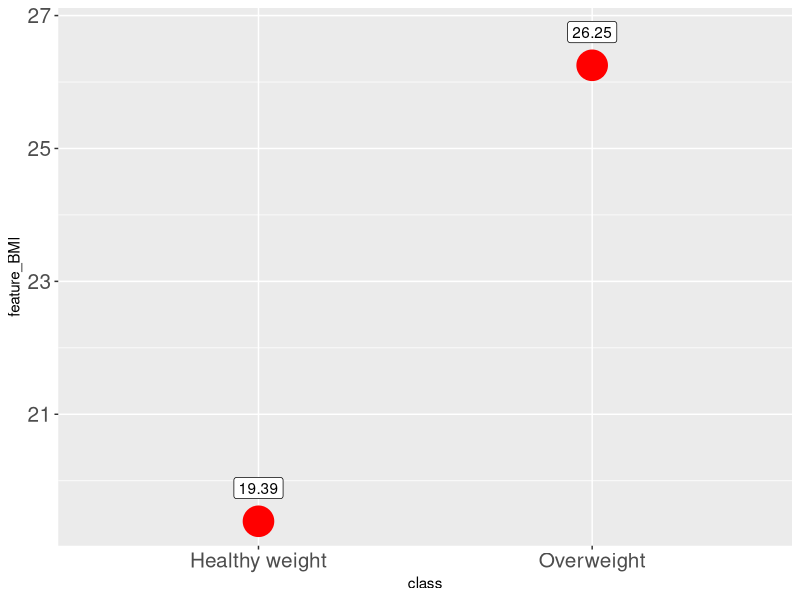
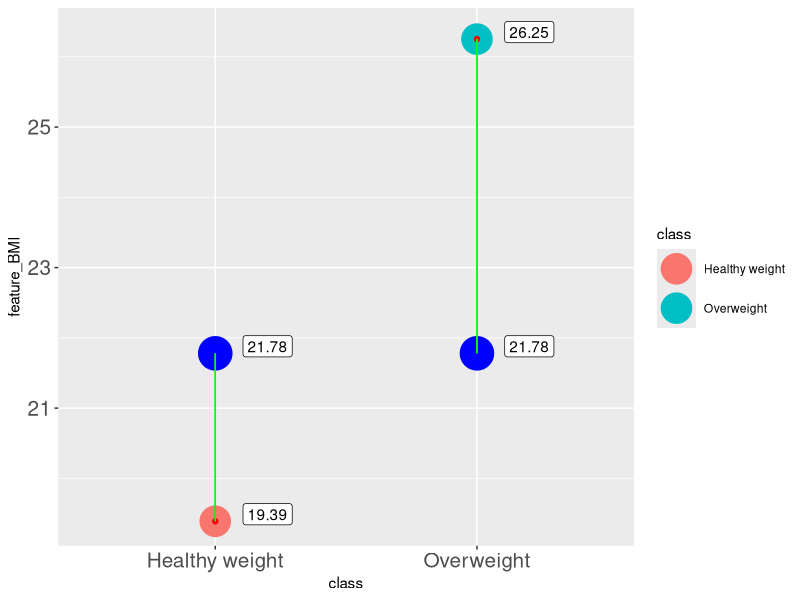
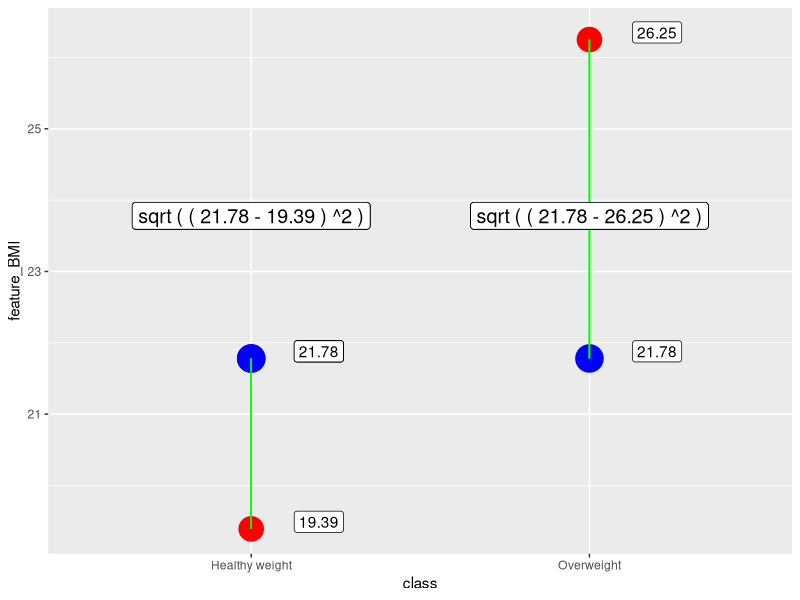
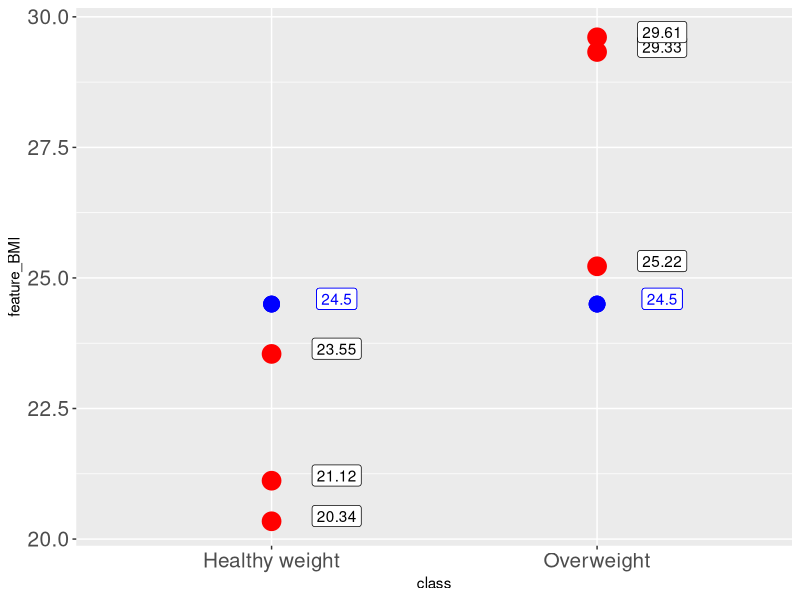
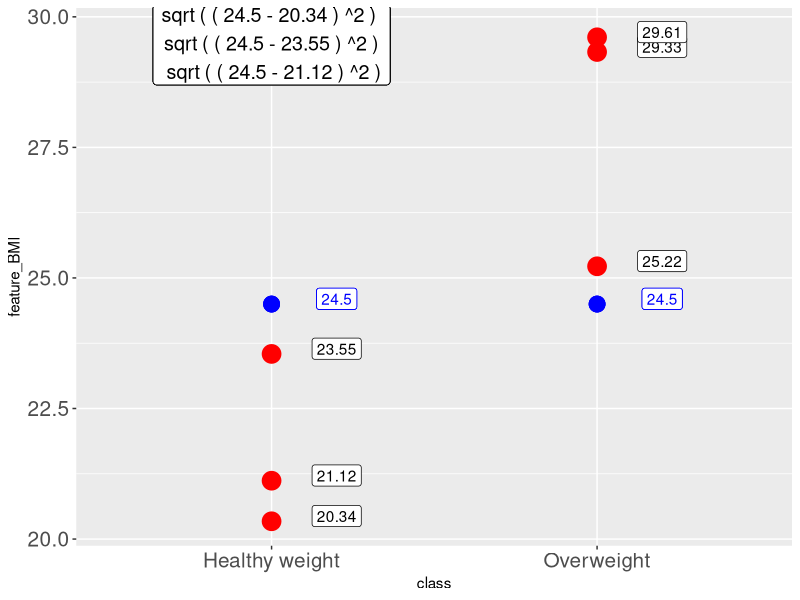
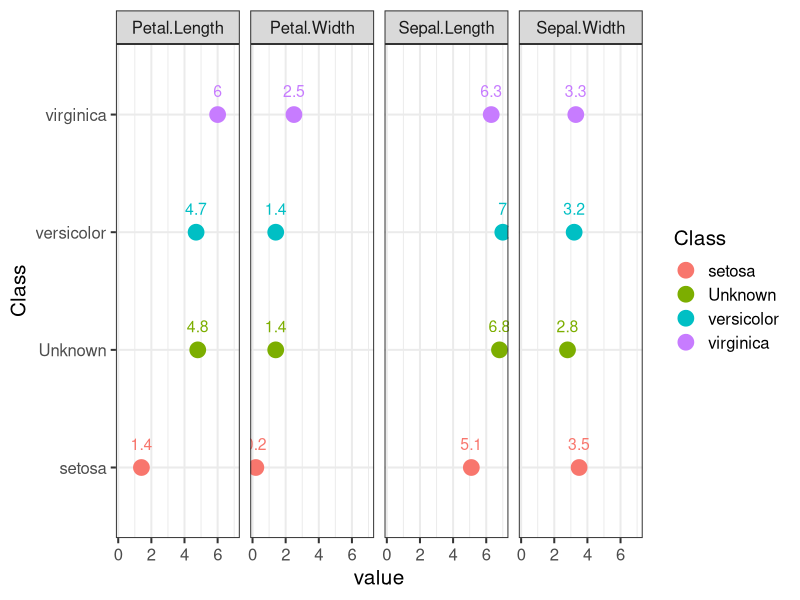

The R source for these figures, in order: (Note: this script raises an error after producing the figures.)


library(dplyr)   # data wrangling
library(tidyr)   # data wrangling
library(tibble)  # data wrangling
library(ggplot2) # visuals
library(class)   # model building



#######################  PART_1

# data frame with 2 records
sample_1<-data.frame(  feature_BMI=c( runif(1,18.5,24.9),
                                      runif(1, 25.0,29.9)),
                       class=c( "Healthy weight","Overweight" ),
                       row.names=c("inst_1  ","inst_2  ")   )
# inspect data set
View(sample_1)

# visualise dataset
ggplot2::ggplot(data=sample_1,aes(y= feature_BMI ,x=class))+
  geom_point(col="red",cex=10)+
  geom_label(aes(label=round(feature_BMI,2)  ),nudge_y = 0.5 )+
  theme(axis.text=element_text(size=15) )

#  generate random point without known class
set.seed(123)
new_point<-runif(1,18.5,29.9) %>% round(2)

# visualise both classified and unclassified records
ggplot2::ggplot(data=sample_1,aes(y= feature_BMI ,x=class))+
  geom_point(aes(col=class),cex=10)+
  geom_label(aes(label=round(feature_BMI,2)  ),nudge_y = 0.1,nudge_x=0.2 )+
  geom_point(col="red")+geom_point(aes(y=new_point),col="blue",cex=11) +
  geom_segment(x="Healthy weight",y=new_point,xend = "Healthy weight", yend = sample_1$feature_BMI[1],
               color="green")+
  geom_segment(x="Overweight",y=new_point,xend = "Overweight", yend = sample_1$feature_BMI[2],
               color="green")+
  geom_label(aes(label=round(new_point,2),x=class,y=new_point  ),nudge_y = 0.1,nudge_x=0.2 )+
  theme(axis.text=element_text(size=15) )

# Euclidean distance
dist_1<- sqrt( (new_point-sample_1$feature_BMI[1])^2 )
dist_2<- sqrt( (new_point-sample_1$feature_BMI[2])^2 )

# Absolute difference
abs( new_point-sample_1$feature_BMI[1] )
abs( new_point-sample_1$feature_BMI[2] )

# Add column with Euclidean distance
sample_1<-sample_1 %>% 
         dplyr::mutate(Eu_Dist=sqrt( (new_point-feature_BMI)^2 ))

# Add row with unknown class
sample_1<-sample_1 %>%
  dplyr::bind_rows( tibble(feature_BMI=new_point,class=NA,Eu_Dist=NA) )
row.names(sample_1)[3]<-3

# Find index of smallest Euclidean distance
sample_1$class[3]<-sample_1$class[ which.min(sample_1$Eu_Dist) ] 

# use knn function to classify row
class::knn( train=sample_1[c(1,2),1], # define features of training set 
            test=new_point, # define value we need to classify
            cl=sample_1[c(1,2),2], # define classes of training set
            k=1 ) # define neighbours to consider


ggplot(data=sample_1,aes(y= feature_BMI ,x=class))+
  geom_point(col="red",cex=8)+
  geom_label(aes(label=round(feature_BMI,2)  ),nudge_y = 0.1,nudge_x=0.2 )+
  geom_point(col="red")+geom_point(aes(y=new_point),col="blue",cex=9) +
  geom_segment(x="Healthy weight",y=new_point,xend = "Healthy weight", yend = sample_1$feature_BMI[1],
               color="green")+
  geom_segment(x="Overweight",y=new_point,xend = "Overweight", yend = sample_1$feature_BMI[2],
               color="green")+
  geom_label(aes(label=round(new_point,2),x=class,y=new_point  ),nudge_y = 0.1,nudge_x=0.2 )+
  geom_label(aes(label=paste( "sqrt","(","(",round(new_point,2),"-",
                              round(feature_BMI[1],2) ,")","^2",")"),
                 x="Healthy weight",y=new_point  ),nudge_y = 2,nudge_x=0,size=5 )+
  geom_label(aes(label=paste( "sqrt","(","(",round(new_point,2),"-",
                              round(feature_BMI[2],2) ,")","^2",")"),
                 x="Overweight",y=new_point  ),nudge_y = 2,nudge_x=0,size=5 )





#########################  PART_2

set.seed(123)
sample_3<-data.frame(  feature_BMI=c( runif(3,18.5,24.9),
                                      runif(3, 25.0,29.9)),
                       class=c( rep("Healthy weight",3),rep("Overweight",3) ) )

new_point<-24.5

ggplot(data=sample_3,aes(y= feature_BMI ,x=class))+
  geom_point(col="red",cex=6)+
  geom_label(aes(label=round(feature_BMI,2)  ),nudge_y = 0.1,nudge_x=0.2 )+
  geom_point(col="red")+geom_point(aes(y=new_point),col="blue",cex=5) +
  geom_label(aes(label=round(new_point,2),x=class,y=new_point  ),nudge_y = 0.1,nudge_x=0.2,color="blue" )+
  theme(axis.text=element_text(size=15) )

sample_3<-sample_3 %>% dplyr::mutate(Eu_Dist=sqrt( (new_point-feature_BMI)^2 ))

ggplot2::ggplot(data=sample_3,aes(y= feature_BMI ,x=class))+
  geom_point(col="red",cex=6)+
  geom_label(aes(label=round(feature_BMI,2)  ),nudge_y = 0.1,nudge_x=0.2 )+
  geom_point(col="red")+geom_point(aes(y=new_point),col="blue",cex=5) +
  geom_label(aes(label=round(new_point,2),x=class,y=new_point  ),nudge_y = 0.1,nudge_x=0.2,color="blue" )+
  geom_label(aes(label=paste("sqrt","(","(",round(new_point,2),"-",round(feature_BMI[1],2) ,")","^2",")","\n",
                             "sqrt","(","(",round(new_point,2),"-",round(feature_BMI[2],2) ,")","^2",")","\n",
                             "sqrt","(","(",round(new_point,2),"-",round(feature_BMI[3],2) ,")","^2",")"),
                 x="Healthy weight",y=new_point  ),nudge_y = 5,nudge_x=0,size=5 )+
  theme(axis.text=element_text(size=15) )

sample_3 <-sample_3 %>% dplyr::arrange(Eu_Dist) %>% dplyr::slice(1:3)

table(sample_3$class) # distribution of each unique value 
prop.table( table(sample_3$class) ) # probability of each unique value


# Solution with knn function
class::knn( train=sample_3[,1],
            test=new_point,
            cl=sample_3[,2],
            k=3, 
            prob=TRUE )




################## PART 3


sample_4<-iris
View(sample_4)

# summary() produces summary statistics for selected columns
summary(sample_4[,-5])
tibble::glimpse(sample_4)


# select row we want to predict with sample() function
set.seed(321)
loc<-sample(1:nrow(sample_4),1 ) # randomly generate index
test_row_1<-sample_4[ loc[1]   , -5  ] # store 1 record as test set
test_row_cl<-sample_4[ loc[1]   , 5  ] # store actual class for test record

# what classes are available 
sample_4$Species %>% unique()


# group data by Class and take 1 sample from each group
train_row_3<-sample_4[-loc,] %>% dplyr::group_by(Species) %>%
  slice(1)

train_row_3
test_row_1

# convert train_row_3 and test_row_1 to long format
# Transformation is requred 
# to apply ggplot with facets
gg_train<-train_row_3 %>% tidyr::pivot_longer(Sepal.Length:Petal.Width ,
                                              names_to="Feature") %>%
  rename("Class"="Species")  

gg_test<-test_row_1 %>% tidyr::pivot_longer(Sepal.Length:Petal.Width ,
                                            names_to="Feature") %>%
  mutate(Class="Unknown") %>% dplyr::select(Class,Feature,value)

gg_in<-dplyr::bind_rows(gg_train,gg_test)


ggplot2::ggplot(data=gg_in,aes(y=Class,x=value))+ 
  geom_point(aes(col= Class),cex=5)+
  geom_text(aes(label=round(value,2),color=Class ),cex=4,nudge_y = 0.2 ) + 
  facet_grid(~Feature,  space="free") +
  theme_bw(base_size = 15)




cat( "sqrt(  (4.8-6)^2+(1.4-2.5)^2+(6.8-6.3)^2+(2.8-3.3)^2    )"    )

#  substract train set form test set
train_row_3[,-5]-test_row_1 # both have different rows

#  repeat first record of test set to match size of train set
train_row_3[,-5]-test_row_1[ c(1,1,1),]   #  first row is repeated 3 times
# this is how to extract values element wise when dealing with 
# data frames of different size

# equation with rowSums() and sqrt() to estimate Euclidean distance
Euc_Dist=rowSums( (train_row_3[,-5]-test_row_1[ c(1,1,1), ])^2 ) %>% sqrt()

# select closest instance 
train_row_3 %>% ungroup() %>% mutate(Euc_Dist=Euc_Dist) %>%
  arrange(Euc_Dist) %>% slice(1)
test_row_cl

# check result with knn function
class::knn( train=train_row_3[,-5],
            test=test_row_1,
            cl=dplyr::pull(train_row_3[,5]), # here I use pull because cl accepts vector as input
            k=1)                             


#####     Solution with 80,20 split,
#####     80% of records for trainig set and 20% for test, 
#####     therefore, we need to classify 20% of records

set.seed(253)
loc<-sample(1:nrow(iris),nrow(iris)*0.2 ) # indices for test set
test_set<-iris[ loc   , -5 ]  # features of test set
test_set_cl<-iris[ loc   , 5 ] # classes of test set
train_set<-iris[ -loc   , ] # train set


# How knn fucntion performs
m1_knn<-knn( train=train_set[,-5], # features of train set
             test=test_set,  # record to classify
             cl=train_set[,5],  # class of train set
             k=3, 
             prob=TRUE)

# Estimate accuracy, how many values in 
# m1_knn equal to values of test set classes
sum(m1_knn==test_set_cl)/ length(test_set_cl)


# User Defined Solution
n_test<-nrow(test_set)
n_train<-nrow(train_set)
out<-rep("",n_test) #  vector to store result of classification 


i<-1
for ( i in 1:n_test) { # we go through each record of test set
  # estimate Eu Distance between single row of test set and all rows of train set
  Eu_Dist=rowSums( (train_set[,-5] - test_set[i,][c(rep(1,n_train)), ] ) ^2 ) %>% sqrt()
  # we select 3 closest records
  train_buf<-train_set %>% mutate(Eu_Dist=Eu_Dist) %>% arrange(Eu_Dist) %>%
    slice(1:3)
  # class with the larger count is stored in out vector
  class_buf<-names( which.max(table(train_buf$Species)))
  out[i]<-class_buf
} 

# check accuracy
sum(out==test_set_cl)/ n_test


# how accuracy changes as value of k changes
# we would try values of k from 1 to 10
for (i in (1:10) )  {
  m1_knn<-knn( train=train_set[,-5],
               test=test_set,
               cl=train_set[,5], k=i,
               prob=TRUE)
  acc<-sum(m1_knn==test_set_cl)/ length(test_set_cl)
  print( paste( i,": Accuracy of ",  acc ) )
}

